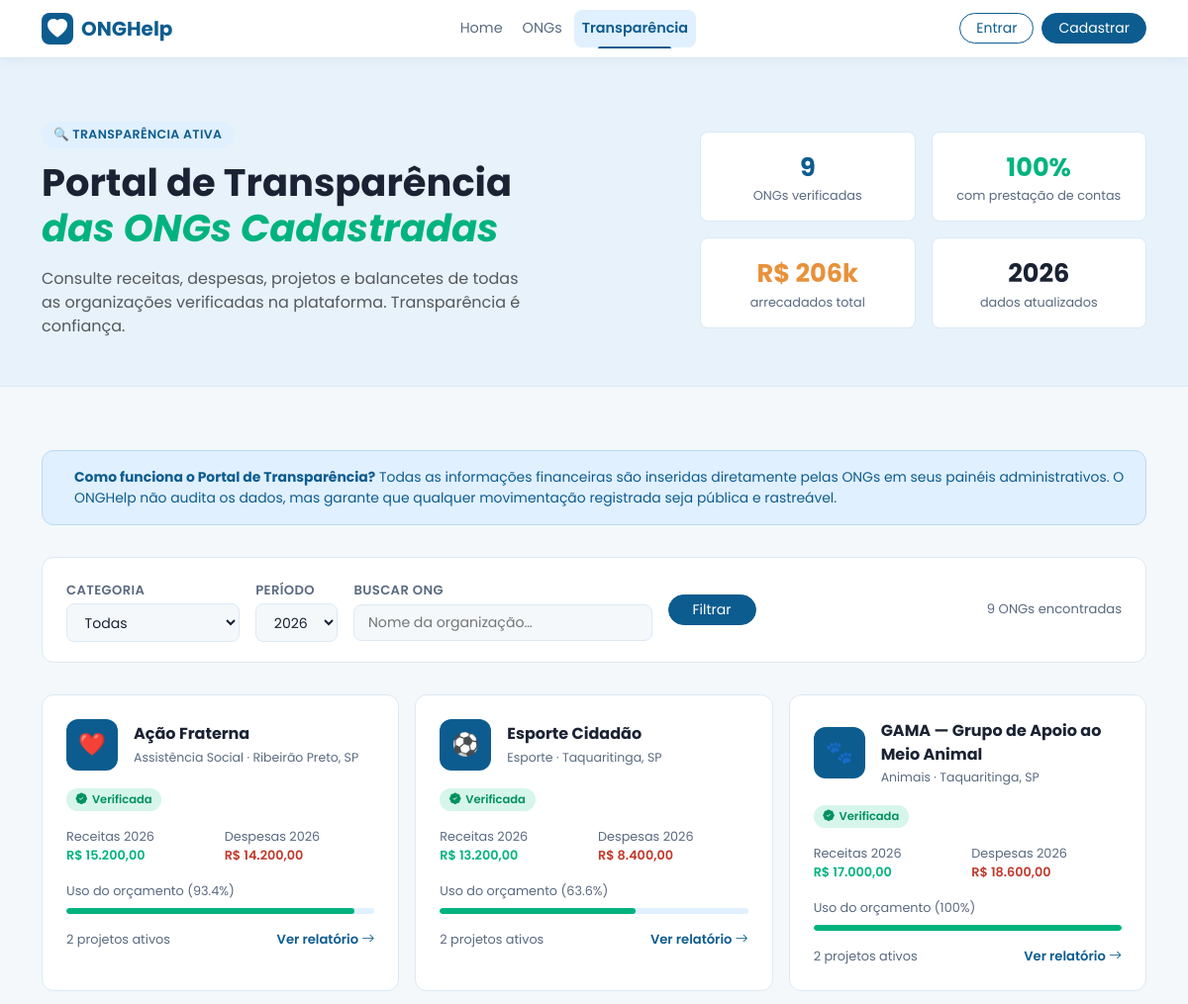
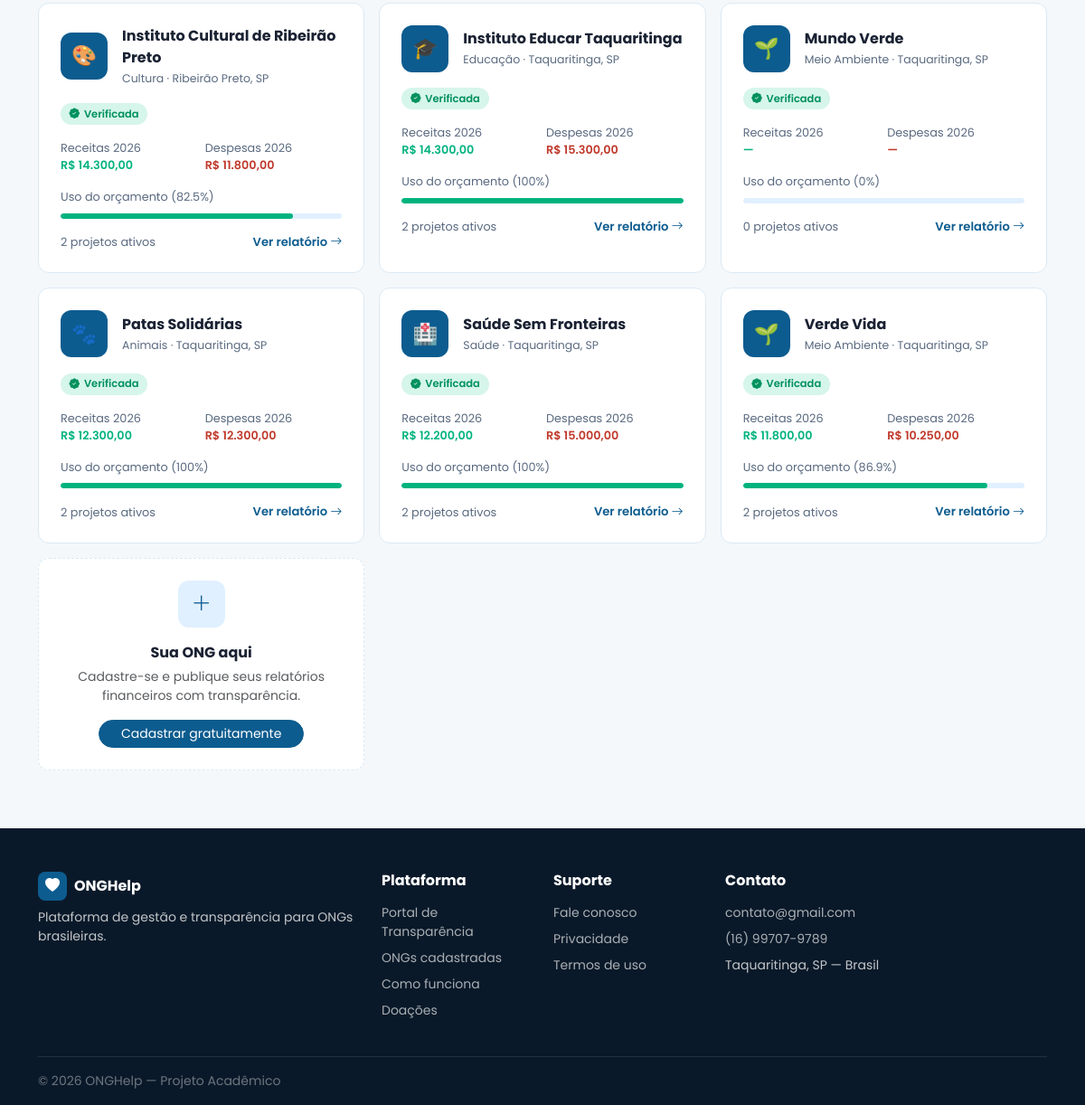
The page /pages/transparencia.php on the database its author committed (2 pictures, top to bottom).
### tables this page shows
CREATE TABLE `usuarios` (
  `id` int(10) UNSIGNED NOT NULL,
  `nome` varchar(160) NOT NULL,
  `cnpj` varchar(20) NOT NULL,
  `email` varchar(160) NOT NULL,
  `senha` varchar(255) NOT NULL,
  `area` varchar(60) NOT NULL,
  `emoji` varchar(8) NOT NULL DEFAULT '?',
  `cidade` varchar(100) NOT NULL DEFAULT 'Brasil',
  `estado` char(2) DEFAULT NULL,
  `descricao` text DEFAULT NULL,
  `pix_chave` varchar(160) DEFAULT NULL,
  `ativo` tinyint(1) NOT NULL DEFAULT 1,
  `criado_em` datetime NOT NULL DEFAULT current_timestamp()
);

### includes/helpers.php (called while the page is built, shortened)
<?php
function fmtDinheiro(float $v, bool $compacto = false): string
{
    if ($compacto) {
        if ($v >= 1_000)     return 'R$ ' . number_format($v / 1_000, 0, ',', '.') . 'k';
        return 'R$ ' . number_format($v, 0, ',', '.');
    }
    return 'R$ ' . number_format($v, 2, ',', '.');
}
function pctUso(float $receita, float $despesa): float
{
    if ($receita <= 0) return 0.0;
    return min(round($despesa / $receita * 100, 1), 100.0);
}
function emojiPorArea(string $area): string
{
    $mapa = [
        'Educação'          => '🎓',
        'Saúde'             => '🏥',
        'Animais'           => '🐾',
        'Meio Ambiente'     => '🌱',
        'Assistência Social'=> '❤️',
        'Cultura'           => '🎨',
        'Esporte'           => '⚽',
        'Outra'             => '🏢',
    ];
    return $mapa[$area] ?? '🏢';
}

### pages/transparencia.php (the view, shortened to what this page needs)
<?php
require_once '../includes/db.php';
require_once '../includes/helpers.php';
$anoPadrao = $pdo->query("SELECT MAX(YEAR(data_mov)) FROM movimentacoes")->fetchColumn();
$anoPadrao = $anoPadrao ? (int) $anoPadrao : (int) date('Y');
$ano = isset($_GET['ano']) && ctype_digit($_GET['ano'])
    ? (int) $_GET['ano']
    : $anoPadrao;
$filtroBusca     = trim($_GET['busca']     ?? '');
$sql    = "SELECT id, nome, area, cidade, estado, descricao, pix_chave
           FROM   usuarios
           WHERE  ativo = 1";
$params = [];
$sql .= " ORDER BY nome ASC";
$stmtOngs = $pdo->prepare($sql);
$stmtOngs->execute($params);
$ongs = $stmtOngs->fetchAll();
$totais     = [];
$stmtTotais = $pdo->prepare("
    SELECT usuario_id, tipo, COALESCE(SUM(valor), 0) AS total
    FROM   movimentacoes
    WHERE  YEAR(data_mov) = ?
    GROUP  BY usuario_id, tipo
");
$stmtTotais->execute([$ano]);
foreach ($stmtTotais->fetchAll() as $row) {
    $uid  = $row['usuario_id'];
    $tipo = $row['tipo'];
    if (!isset($totais[$uid])) {
        $totais[$uid] = ['receita' => 0.0, 'despesa' => 0.0];
    }
    $totais[$uid][$tipo] = (float) $row['total'];
}
$ids = array_column($ongs, 'id');
$projPorOng = [];
if (!empty($ids)) {
    $projStmt = $pdo->query("
        SELECT *
        FROM   projetos
        WHERE  usuario_id IN (" . implode(',', $ids) . ")
        ORDER  BY usuario_id, nome ASC
    ");
    foreach ($projStmt->fetchAll() as $p) {
        $projPorOng[$p['usuario_id']][] = $p;
    }
} else {
    $movPorOng = [];
}
$statsStmt = $pdo->query("
    SELECT
        COUNT(DISTINCT u.id)                                            AS total_ongs,
        COALESCE(SUM(CASE WHEN m.tipo = 'receita' THEN m.valor END), 0) AS total_receitas
    FROM  usuarios u
    LEFT  JOIN movimentacoes m ON m.usuario_id = u.id
    WHERE u.ativo = 1
");
$stats = $statsStmt->fetch();
include '../includes/header.php';
?>
<section class="transp-hero">
  <div class="container">
    <div class="row align-items-center g-4">
      <div class="col-lg-7">
        <span class="badge-secao">🔍 Transparência Ativa</span>
        <h1 class="fw-bold mb-3" style="font-size:clamp(1.8rem,3.5vw,2.4rem);">
          Portal de Transparência<br>
          <span style="color:var(--cor-secundaria); font-style:italic;">das ONGs Cadastradas</span>
        </h1>
        <p class="text-muted mb-0" style="max-width:500px;">
          Consulte receitas, despesas, projetos e balancetes de todas as organizações
          verificadas na plataforma. Transparência é confiança.
        </p>
      </div>
      <div class="col-lg-5">
        <div class="row g-3">
          <div class="col-6">
            <div class="p-3 rounded-3" style="background:#fff; border:1px solid #DCE9F4; text-align:center;">
              <div style="font-size:1.6rem; font-weight:700; color:var(--cor-primaria);">
                <?= $stats['total_ongs'] ?>
              </div>
              <div style="font-size:.8rem; color:var(--cor-texto-muted);">ONGs verificadas</div>
            </div>
          </div>
          <div class="col-6">
            <div class="p-3 rounded-3" style="background:#fff; border:1px solid #DCE9F4; text-align:center;">
              <div style="font-size:1.6rem; font-weight:700; color:var(--cor-secundaria);">100%</div>
              <div style="font-size:.8rem; color:var(--cor-texto-muted);">com prestação de contas</div>
            </div>
          </div>
          <div class="col-6">
            <div class="p-3 rounded-3" style="background:#fff; border:1px solid #DCE9F4; text-align:center;">
              <div style="font-size:1.6rem; font-weight:700; color:var(--cor-acento);">
                <?= fmtDinheiro((float)$stats['total_receitas'], true) ?>
              </div>
              <div style="font-size:.8rem; color:var(--cor-texto-muted);">arrecadados total</div>
            </div>
          </div>
          <div class="col-6">
            <div class="p-3 rounded-3" style="background:#fff; border:1px solid #DCE9F4; text-align:center;">
              <div style="font-size:1.6rem; font-weight:700; color:var(--cor-texto);"><?= $ano ?></div>
              <div style="font-size:.8rem; color:var(--cor-texto-muted);">dados atualizados</div>
            </div>
          </div>
        </div>
      </div>
    </div>
  </div>
</section>
<section class="py-5" style="background:var(--cor-fundo);">
  <div class="container py-3">
    <div class="info-transp">
      <div>
        <strong>Como funciona o Portal de Transparência?</strong>
        Todas as informações financeiras são inseridas diretamente pelas ONGs em seus painéis
        administrativos. O ONGHelp não audita os dados, mas garante que qualquer movimentação
        registrada seja pública e rastreável.
      </div>
    </div>
    <form method="get" action="" class="filtro-bar">
      <div>
        <label for="filtroCategoria">Categoria</label><br>
        <select id="filtroCategoria" name="categoria">
          <option value="">Todas</option>
        </select>
      </div>
      <div>
        <label for="filtroPeriodo">Período</label><br>
        <select id="filtroPeriodo" name="ano">
          <?php for ($y = (int)date('Y'); $y >= 2024; $y--): ?>
            <option value="<?= $y ?>" <?= $y === $ano ? 'selected' : '' ?>><?= $y ?></option>
          <?php endfor; ?>
        </select>
      </div>
      <div>
        <label for="filtroBusca">Buscar ONG</label><br>
        <input type="text" id="filtroBusca" name="busca"
               placeholder="Nome da organização…"
               value="<?= htmlspecialchars($filtroBusca) ?>"
               style="min-width:200px;">
      </div>
      <div class="d-flex align-items-end">
        <button type="submit" class="btn btn-primary btn-sm rounded-pill px-4">
          Filtrar
        </button>
      </div>
      <div class="ms-auto d-flex align-items-end">
        <span style="font-size:.82rem; color:var(--cor-texto-muted);">
          <?= count($ongs) ?> <?= count($ongs) === 1 ? 'ONG encontrada' : 'ONGs encontradas' ?>
        </span>
      </div>
    </form>
    <div class="row g-3" id="listaOngs">
      <?php foreach ($ongs as $ong):
        $id      = $ong['id'];
        $receita = $totais[$id]['receita'] ?? 0.0;
        $despesa = $totais[$id]['despesa'] ?? 0.0;
        $pct     = pctUso($receita, $despesa);
        $projetos = $projPorOng[$id] ?? [];
      ?>
      <div class="col-md-6 col-lg-4">
        <div class="ong-transp-card"
             data-bs-toggle="modal"
             data-bs-target="#modalOng<?= $id ?>"
             style="cursor:pointer;">
          <div class="d-flex align-items-center gap-3 mb-3">
            <div class="ong-transp-avatar"><?= emojiPorArea($ong['area']) ?></div>
            <div>
              <div class="ong-transp-nome"><?= htmlspecialchars($ong['nome']) ?></div>
              <div class="ong-transp-cat">
                <?= htmlspecialchars($ong['area']) ?> · <?= htmlspecialchars($ong['cidade']) ?><?= $ong['estado'] ? ', ' . htmlspecialchars($ong['estado']) : '' ?>
              </div>
            </div>
          </div>
          <span class="badge-verificado mb-3">
            <i class="bi bi-patch-check-fill"></i> Verificada
          </span>
          <div class="row g-2 mb-3">
            <div class="col-6">
              <div class="mini-stat">
                Receitas <?= $ano ?><br>
                <strong style="color:var(--cor-secundaria);">
                  <?= $receita > 0 ? fmtDinheiro($receita) : '—' ?>
                </strong>
              </div>
            </div>
            <div class="col-6">
              <div class="mini-stat">
                Despesas <?= $ano ?><br>
                <strong style="color:#C0392B;">
                  <?= $despesa > 0 ? fmtDinheiro($despesa) : '—' ?>
                </strong>
              </div>
            </div>
          </div>
          <div class="mini-stat mb-1">Uso do orçamento (<?= $pct ?>%)</div>
          <div class="barra-transp">
            <div class="barra-transp-fill" style="width:<?= $pct ?>%;"></div>
          </div>
          <div class="mt-3 d-flex justify-content-between align-items-center">
            <span style="font-size:.8rem; color:var(--cor-texto-muted);">
              <?= count($projetos) ?> <?= count($projetos) === 1 ? 'projeto ativo' : 'projetos ativos' ?>
            </span>
            <span style="font-size:.82rem; font-weight:600; color:var(--cor-primaria);">
              Ver relatório <i class="bi bi-arrow-right"></i>
            </span>
          </div>
        </div>
      </div>
      <?php endforeach; ?>
      <div class="col-md-6 col-lg-4">
        <div class="ong-transp-card d-flex flex-column align-items-center justify-content-center text-center"
             style="border-style:dashed; min-height:220px; cursor:default;">
          <div style="width:52px; height:52px; border-radius:12px; background:#E0F0FF;
                      color:var(--cor-primaria); display:flex; align-items:center;
                      justify-content:center; font-size:1.4rem; margin-bottom:1rem;">
            <i class="bi bi-plus-lg"></i>
          </div>
          <div class="fw-bold mb-1" style="color:var(--cor-texto);">Sua ONG aqui</div>
          <p class="text-muted small mb-3">
            Cadastre-se e publique seus relatórios financeiros com transparência.
          </p>
          <a href="cadastro.php" class="btn btn-primary btn-sm rounded-pill px-4">
            Cadastrar gratuitamente
          </a>
        </div>
      </div>
    </div>
  </div>
</section>
<?php include '../includes/footer.php'; ?>

### rows shown on the page
usuarios: area "❤️", nome "Ação Fraterna", area "Assistência Social", cidade "Ribeirão Preto", estado "SP", ano "2026", id "R$ 15.200,00", id "R$ 14.200,00", id "93.4", id "2", shows "projetos ativos"
usuarios: area "⚽", nome "Esporte Cidadão", area "Esporte", cidade "Taquaritinga", estado "SP", ano "2026", id "R$ 13.200,00", id "R$ 8.400,00", id "63.6", id "2", shows "projetos ativos"
usuarios: nome "GAMA — Grupo de Apoio ao Meio Animal", area "Animais", cidade "Taquaritinga", estado "SP", ano "2026", id "R$ 17.000,00", id "R$ 18.600,00", id "100", id "2", shows "projetos ativos"
usuarios: area "🎨", nome "Instituto Cultural de Ribeirão Preto", area "Cultura", cidade "Ribeirão Preto", estado "SP", ano "2026", id "R$ 14.300,00", id "R$ 11.800,00", id "82.5", id "2", shows "projetos ativos"
usuarios: area "🎓", nome "Instituto Educar Taquaritinga", area "Educação", cidade "Taquaritinga", estado "SP", ano "2026", id "R$ 14.300,00", id "R$ 15.300,00", id "100", id "2", shows "projetos ativos"
usuarios: area "🌱", nome "Mundo Verde", area "Meio Ambiente", cidade "Taquaritinga", estado "SP", ano "2026", id "0", shows "projetos ativos"
usuarios: nome "Patas Solidárias", area "Animais", cidade "Taquaritinga", estado "SP", ano "2026", id "R$ 12.300,00", id "100", id "2", shows "projetos ativos"
usuarios: area "🏥", nome "Saúde Sem Fronteiras", area "Saúde", cidade "Taquaritinga", estado "SP", ano "2026", id "R$ 12.200,00", id "R$ 15.000,00", id "100", id "2", shows "projetos ativos"
usuarios: area "🌱", nome "Verde Vida", area "Meio Ambiente", cidade "Taquaritinga", estado "SP", ano "2026", id "R$ 11.800,00", id "R$ 10.250,00", id "86.9", id "2", shows "projetos ativos"

### other values the page prints
$stats['total_ongs'] "9"
fmtDinheiro((float)$stats['total_receitas'], true) "R$ 206k"
$ano "2026"
count($ongs) "9"
form field ano "2026"
